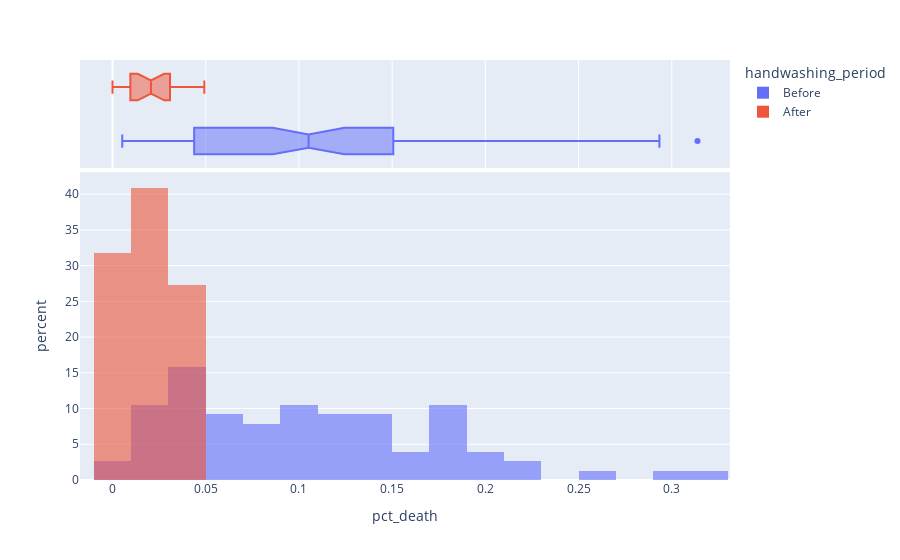

This figure's notebook cell:
### Markdown cell above
### Use Histograms to Visualise the Monthly Distribution of Outcomes

**Challenge**: Create a [plotly histogram](https://plotly.com/python/histograms/) to show the monthly percentage of deaths. 

* Use docs to check out the available parameters. Use the [`color` parameter](https://plotly.github.io/plotly.py-docs/generated/plotly.express.histogram.html) to display two overlapping histograms.
* The time period of handwashing is shorter than not handwashing. Change `histnorm` to `percent` to make the time periods comparable. 
* Make the histograms slighlty transparent
* Experiment with the number of bins on the histogram. Which number work well in communicating the range of outcomes?
* Just for fun, display your box plot on the top of the histogram using the `marginal` parameter.

### Code cell
px.histogram(data_frame=df_monthly, x='pct_death', nbins=30,
             color='handwashing_period', histnorm='percent',
             opacity=0.6, barmode='overlay', marginal='box')

### Figure 1 — Plotly figure (JSON) as saved in the notebook; plotly's stock layout.template omitted (floating-point values rounded to 4 significant figures)
{"data": [{"alignmentgroup": "True", "bingroup": "x", "histnorm": "percent", "hovertemplate": "handwashing_period=Before<br>pct_death=%{x}<br>percent=%{y}<extra></extra>", "legendgroup": "Before", "marker": {"color": "#636efa", "opacity": 0.6, "pattern": {"shape": ""}}, "name": "Before", "nbinsx": 30, "offsetgroup": "Before", "orientation": "v", "showlegend": true, "type": "histogram", "x": [0.1457, 0.07531, 0.04332, 0.01569, 0.007843, 0.05, 0.08421, 0.01351, 0.01878, 0.1102, 0.2255, 0.2085, 0.1222, 0.1023, 0.1074, 0.03226, 0.06593, 0.2078, 0.2546, 0.1839, 0.2934, 0.2297, 0.3138, 0.1912, 0.1597, 0.1241, 0.1193, 0.06098, 0.04082, 0.005236, 0.01554, 0.02262, 0.176, 0.07143, 0.08051, 0.1516, 0.1128, 0.1703, 0.1731, 0.05833, 0.02679, 0.04369, 0.0632, 0.01224, 0.03226, 0.1102, 0.1055, 0.07591, 0.04745, 0.04452, 0.04231, 0.04392, 0.07143, 0.06122, 0.03586, 0.1055, 0.1484, 0.1094, 0.1049, 0.1339, 0.1809, 0.1543, 0.1897, 0.1344, 0.1015, 0.131, 0.1806, 0.1439, 0.1496, 0.1077, 0.05369, 0.03215, 0.01923, 0.03607, 0.1827, 0.1224], "xaxis": "x", "yaxis": "y"}, {"alignmentgroup": "True", "hovertemplate": "handwashing_period=Before<br>pct_death=%{x}<extra></extra>", "legendgroup": "Before", "marker": {"color": "#636efa"}, "name": "Before", "notched": true, "offsetgroup": "Before", "showlegend": false, "type": "box", "x": [0.1457, 0.07531, 0.04332, 0.01569, 0.007843, 0.05, 0.08421, 0.01351, 0.01878, 0.1102, 0.2255, 0.2085, 0.1222, 0.1023, 0.1074, 0.03226, 0.06593, 0.2078, 0.2546, 0.1839, 0.2934, 0.2297, 0.3138, 0.1912, 0.1597, 0.1241, 0.1193, 0.06098, 0.04082, 0.005236, 0.01554, 0.02262, 0.176, 0.07143, 0.08051, 0.1516, 0.1128, 0.1703, 0.1731, 0.05833, 0.02679, 0.04369, 0.0632, 0.01224, 0.03226, 0.1102, 0.1055, 0.07591, 0.04745, 0.04452, 0.04231, 0.04392, 0.07143, 0.06122, 0.03586, 0.1055, 0.1484, 0.1094, 0.1049, 0.1339, 0.1809, 0.1543, 0.1897, 0.1344, 0.1015, 0.131, 0.1806, 0.1439, 0.1496, 0.1077, 0.05369, 0.03215, 0.01923, 0.03607, 0.1827, 0.1224], "xaxis": "x2", "yaxis": "y2"}, {"alignmentgroup": "True", "bingroup": "x", "histnorm": "percent", "hovertemplate": "handwashing_period=After<br>pct_death=%{x}<br>percent=%{y}<extra></extra>", "legendgroup": "After", "marker": {"color": "#EF553B", "opacity": 0.6, "pattern": {"shape": ""}}, "name": "After", "nbinsx": 30, "offsetgroup": "After", "orientation": "v", "showlegend": true, "type": "histogram", "x": [0.02239, 0.012, 0.01894, 0.0458, 0.03957, 0.04472, 0.0293, 0.03534, 0.006873, 0, 0.006557, 0.009585, 0.01136, 0.003717, 0, 0.009615, 0.02341, 0.02903, 0.0134, 0.02233, 0.03085, 0.04926], "xaxis": "x", "yaxis": "y"}, {"alignmentgroup": "True", "hovertemplate": "handwashing_period=After<br>pct_death=%{x}<extra></extra>", "legendgroup": "After", "marker": {"color": "#EF553B"}, "name": "After", "notched": true, "offsetgroup": "After", "showlegend": false, "type": "box", "x": [0.02239, 0.012, 0.01894, 0.0458, 0.03957, 0.04472, 0.0293, 0.03534, 0.006873, 0, 0.006557, 0.009585, 0.01136, 0.003717, 0, 0.009615, 0.02341, 0.02903, 0.0134, 0.02233, 0.03085, 0.04926], "xaxis": "x2", "yaxis": "y2"}], "layout": {"barmode": "overlay", "legend": {"title": {"text": "handwashing_period"}, "tracegroupgap": 0}, "margin": {"t": 60}, "xaxis": {"anchor": "y", "domain": [0, 1], "title": {"text": "pct_death"}}, "xaxis2": {"anchor": "y2", "domain": [0, 1], "matches": "x", "showgrid": true, "showticklabels": false}, "yaxis": {"anchor": "x", "domain": [0, 0.7326], "title": {"text": "percent"}}, "yaxis2": {"anchor": "x2", "domain": [0.7426, 1], "matches": "y2", "showgrid": false, "showline": false, "showticklabels": false, "ticks": ""}}}
